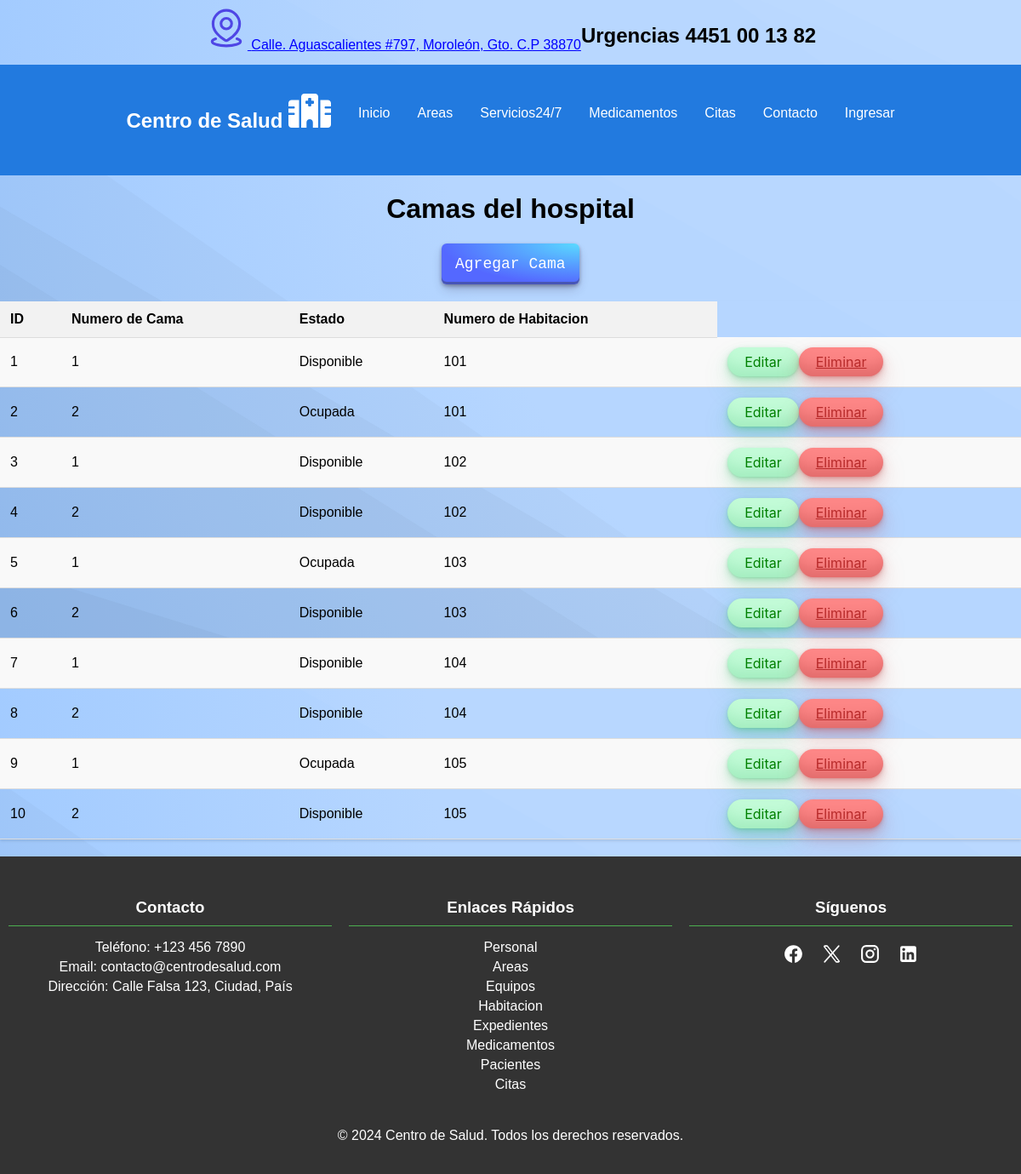
The page /camas.php on the database its author committed.
### tables this page shows
CREATE TABLE Camas (
    id_cama INT AUTO_INCREMENT PRIMARY KEY,
    id_habitacion INT,
    numero_cama INT,
    estado VARCHAR(50),
    FOREIGN KEY (id_habitacion) REFERENCES Habitaciones(id_habitacion)
);

CREATE TABLE Habitaciones (
    id_habitacion INT AUTO_INCREMENT PRIMARY KEY,
    numero INT,
    tipo VARCHAR(50),
    estado VARCHAR(50),
    costo DECIMAL(10, 2),
    id_area INT,
    FOREIGN KEY (id_area) REFERENCES Areas(id_area)
);

### camas.php (the view, shortened to what this page needs)
<!DOCTYPE html>
<html lang="en">
<head>
    <link rel="stylesheet" href="css/style.css">
</head>
<body>
    <?php include 'assets/header.php'; ?>
    <h1>Camas del hospital</h1>
    <a href="agregar_cama.php" class="button-29">Agregar Cama</a>
    <?php
    include 'includes/conexion.php';
    $sql = "SELECT
    camas.id_cama,
    camas.numero_cama,
    camas.estado,
    habitaciones.numero as Numero_habitacion
    FROM
        camas
    JOIN
    habitaciones ON camas.id_habitacion = habitaciones.id_habitacion;";
    $resultado = $conn->query($sql);
    if ($resultado->num_rows > 0) {
        echo "<table>";
        echo "<tr><th>ID</th><th>Numero de Cama</th><th>Estado</th><th>Numero de Habitacion</th></tr>";
        while($fila = $resultado->fetch_assoc()) {
            echo "<tr>";
            echo "<td>" . $fila["id_cama"] . "</td>";
            echo "<td>" . $fila["numero_cama"] . "</td>";
            echo "<td>" . $fila["estado"] . "</td>";
            echo "<td>" . $fila["Numero_habitacion"] . "</td>";
            echo "<td>";
            echo "<a class='button-33' href='editar_cama.php?id=" . $fila["id_cama"] . "'>Editar</a>";
            echo "<a class='button-34' href='eliminar_cama.php?id=" . $fila["id_cama"] . "' onclick='return confirm(\"¿Estás seguro de que deseas eliminar este registro?\")'>Eliminar</a>";
            echo "</td>";
            echo "</tr>";
        }
        echo "</table>";
    } else {
        echo "No se encontraron resultados";
    }
    ?>
</body>
</html>

### assets/header.php (shortened to what this page needs)
<!DOCTYPE html>
<html lang="en">
<head>
    <link rel="stylesheet" href="css/style.css">
</head>
<body>
<div class="contacto">
  <a class="ubicacion" href="#">
  Calle. Aguascalientes #797, Moroleón, Gto. C.P 38870
  </a>
  <h2>Urgencias 4451 00 13 82</h2>
</div>
<header>
    <nav>
        <ul>
        <h1>Centro de Salud
      </h1>
            <li><a href="index.php">Inicio</a></li>
            <li class="dropdown">
                <a href="#">Areas</a>
            </li>
            <li><a href="medicamentos.php">Servicios24/7</a></li>
            <li><a href="medicamentos.php">Medicamentos</a></li>
            <li><a href="citas.php">Citas</a></li>
            <li><a href="medicamentos.php">Contacto</a></li>
            <li><a href="login.php">Ingresar</a></li>
        </ul>
    </nav>
</header>
</body>
</html>

### css/style.css (style rules this page uses)
body { display: flex; flex-direction: column; min-height: 100vh; justify-content: center; align-items: center; font-family: Arial, sans-serif; margin: 0; }
header { width: 100%; background-color: #227adf; display: flex; }
header h1 { color: white; text-align: center; padding: 14px 16px; }
header nav { display: flex; justify-content: center; }
header ul { list-style-type: none; margin-top: 0; padding: 0; display: flex; align-items: center }
header ul li { display: flex; position: relative; }
header ul li a { display: block; color: white; text-align: center; padding: 14px 16px; text-decoration: none; }
.contacto { padding-top:0.5rem; display: flex; }
.ubicacion { color: red; }
footer { width: 100%; background-color: #333; color: white; padding: 20px 0; text-align: center; }
footer .container { display: flex; flex-wrap: wrap; justify-content: space-around; max-width: 1366px; margin: 0 auto; }
footer .column { flex: 1; margin: 10px; min-width: 200px; }
footer h3 { border-bottom: 1px solid #4CAF50; padding-bottom: 10px; margin-bottom: 10px; }
footer ul { list-style-type: none; padding: 0; }
footer ul li { margin: 5px 0; }
footer ul li a { color: white; text-decoration: none; }
footer .social-icons { display: flex; justify-content: center; margin: 20px 0; }
footer .social-icons a { color: white; text-decoration: none; margin: 0 10px; font-size: 24px; }
.button-29 { align-items: center; appearance: none; background-image: radial-gradient(100% 100% at 100% 0, #5adaff 0, #5468ff 100%); border: 0; border-radius: 6px; box-shadow: rgba(45, 35, 66, .4) 0 2px 4px, rgba(45, 35, 66, .3) 0 7px 13px -3px, rgba(58, 65, 111, .5) 0 -3px 0 inset; box-sizing: border-box; color: #fff; cursor: pointer; display: inline-flex; font-family: "JetBrains Mono", monospace; height: 48px; justify-content: center; line-height: 1; list-style: none; overflow: hidden; padding-left: 16px; padding-right: 16px; position: relative; text-align: left; text-decoration: none; transition: box-shadow .15s, transform .15s; user-select: none; -webkit-user-select: none; touch-action: manipulation; white-space: nowrap; will-change: box-shadow, transform; font-size: 18px; }
.button-33 { background-color: #c2fbd7; border-radius: 100px; box-shadow: rgba(44, 187, 99, .2) 0 -25px 18px -14px inset, rgba(44, 187, 99, .15) 0 1px 2px, rgba(44, 187, 99, .15) 0 2px 4px, rgba(44, 187, 99, .15) 0 4px 8px, rgba(44, 187, 99, .15) 0 8px 16px, rgba(44, 187, 99, .15) 0 16px 32px; color: green; cursor: pointer; display: inline-block; font-family: CerebriSans-Regular, -apple-system, system-ui, Roboto, sans-serif; padding: 7px 20px; text-align: center; text-decoration: none; transition: all 250ms; font-size: 16px; }
.button-34 { background-color: #fd8686; border-radius: 100px; box-shadow: rgba(121, 0, 0, 0.2) 0 -25px 18px -14px inset, rgba(187, 44, 44, 0.15) 0 1px 2px, rgba(187, 44, 44, 0.15) 0 2px 4px, rgba(187, 44, 44, 0.15) 0 4px 8px, rgba(187, 44, 44, 0.15) 0 8px 16px, rgba(187, 44, 44, 0.15) 0 16px 32px; color: rgb(184, 42, 42); cursor: pointer; display: inline-block; font-family: CerebriSans-Regular, -apple-system, system-ui, Roboto, sans-serif; padding: 7px 20px; text-align: center; transition: all 250ms; border: 0; font-size: 16px; }
table { width: 100%; border-collapse: collapse; margin: 20px 0; box-shadow: 0 2px 3px rgba(0, 0, 0, 0.1); }
table th, table td { padding: 12px; text-align: left; border-bottom: 1px solid #ddd; }
table th { background-color: #f2f2f2; }
table tr:nth-child(even) { background-color: #f9f9f9; }

### assets/header.php (style rules this page uses)
header { width: 100%; background-color: #227adf; display: flex; justify-content: center; }
header h1 { color: white; text-align: center; padding: 14px 16px; }
header nav { display: flex; justify-content: center; }
header ul { list-style-type: none; margin-top: 0; padding: 0; display: flex; align-items: center; }
header ul li { display: flex; position: relative; }
header ul li a { display: block; color: white; text-align: center; padding: 14px 16px; text-decoration: none; }
.contacto { padding-top:0.5rem; display: flex; }
.ubicacion { color:blue; }

### rows shown on the page
camas: id_cama "1", numero_cama "1", estado "Disponible", id_habitacion.numero "101"
camas: id_cama "2", numero_cama "2", estado "Ocupada", id_habitacion.numero "101"
camas: id_cama "3", numero_cama "1", estado "Disponible", id_habitacion.numero "102"
camas: id_cama "4", numero_cama "2", estado "Disponible", id_habitacion.numero "102"
camas: id_cama "5", numero_cama "1", estado "Ocupada", id_habitacion.numero "103"
camas: id_cama "6", numero_cama "2", estado "Disponible", id_habitacion.numero "103"
camas: id_cama "7", numero_cama "1", estado "Disponible", id_habitacion.numero "104"
camas: id_cama "8", numero_cama "2", estado "Disponible", id_habitacion.numero "104"
camas: id_cama "9", numero_cama "1", estado "Ocupada", id_habitacion.numero "105"
camas: id_cama "10", numero_cama "2", estado "Disponible", id_habitacion.numero "105"
